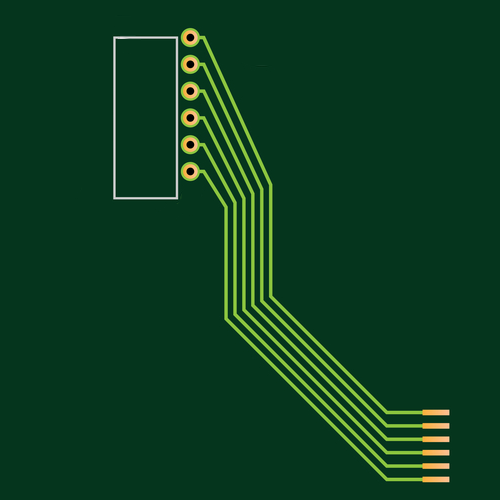
#> input picture assets/Example_images/Board_images/Board8.png, 500 x 500 px; the run also reads 1 picture not shown here
$ python detectingPoints.py
#> lines starting #> are read from the running program, lines starting #| are printed output that depends on the picture; after the words box and inside, x2 and y2 are one past the last pixel; in counts of white or black regions, pixels touching at a corner belong together
### PcbFunctions.py
"""
This file holds various functions to process data.
"""

import math
import numpy as np
import cv2
import sys
import io
from skidl import search,show
import os
import re
import logging
from point import *


# images of points, used for image matching
RectPointRight_img = cv2.imread(
    'assets/Example_images/Board_points/rectPoint.png', cv2.IMREAD_COLOR)
CircPoint_img = cv2.imread(
    'assets/Example_images/Board_points/CircPoint.png', cv2.IMREAD_COLOR)

pointImages = [RectPointRight_img, CircPoint_img]


# from: https://stackoverflow.com/questions/59345532/error-log-count-and-error-log-messages-as-list-from-logger
class CustomStreamHandler(logging.StreamHandler):
    # [11 lines left out: functions __init__, emit, not called in this run]

def get_ordered_list(points, x, y):
   points.sort(key = lambda p: (p.x - x)**2 + (p.y - y)**2)
   return points

# Points File functions
# [120 lines left out: functions GetPointsFromFile, formatize_EBP_string, GetContours, GetDominotColor, PutOnTopBigBlack, not called in this run]

def DetectPointsV2(image, Debugging_Enabled = False, AlwaysUseTM = False, logger = None):
    '''
    ## version 2 of DetectingCircles.\n
    This function takes an image and returns a numpy 3-diminisonal array contining all points.
    the array would look like this:\n
    [[x1,y1],\n
    [x2,y2],\n
    [x3.y3]]\n
    Got from => https://stackoverflow.com/questions/60637120/detect-circles-in-opencv second answer.
    @image an image that the algorithm should find the points in

    '''
    copy = image.copy()

    gray = cv2.cvtColor(image, cv2.COLOR_BGR2GRAY)
    blur = cv2.medianBlur(gray, 11)
    # This also captures the rectangles points
    thresh = cv2.threshold(
        blur, 0, 255, cv2.THRESH_BINARY + cv2.THRESH_OTSU)[1]
    if Debugging_Enabled:
        cv2.imshow('blur', blur)
        cv2.imshow('thresh', thresh)

    # if this variable is too low, try to use other methods to detect points
    Num_Points_Found = 0
    BoardPointsArray = []
    # finding rectangles
    cnts = cv2.findContours(thresh, cv2.RETR_EXTERNAL,
                            cv2.CHAIN_APPROX_SIMPLE)
    cnts = cnts[0] if len(cnts) == 2 else cnts[1]
    for c in cnts:
        peri = cv2.arcLength(c, True)
        approx = cv2.approxPolyDP(c, 0.04 * peri, True)
        area = cv2.contourArea(c)
        if Debugging_Enabled:
            print("Approx: ", len(approx))
            print(area)
        if len(approx) == 4 and area > 50 and area < 200:
            (x, y, w, h) = cv2.boundingRect(approx)
            #ar = w / float(h)
            #cv2.drawContours(image, [c], -1, (0, 255, 0), 2)
            cv2.rectangle(copy, (x, y), (x+w, y+h), (0, 255, 0), 2)
            BoardPointsArray.append(point(int(x + (w/2)), int(y + (h/2))))
            Num_Points_Found += 1

    #cv2.imshow('RectanglesDetectedByV2', copy)

    # finding circles

    # Morph open
    kernel = cv2.getStructuringElement(cv2.MORPH_ELLIPSE, (5, 5))
    opening = cv2.morphologyEx(thresh, cv2.MORPH_OPEN, kernel, iterations=3)
    #cv2.imshow('opening', opening)

    # Find contours and filter using contour area and aspect ratio
    cnts = cv2.findContours(opening, cv2.RETR_EXTERNAL,
                            cv2.CHAIN_APPROX_SIMPLE)

    cnts = cnts[0] if len(cnts) == 2 else cnts[1]
    for c in cnts:
        peri = cv2.arcLength(c, True)
        approx = cv2.approxPolyDP(c, 0.04 * peri, True)
        area = cv2.contourArea(c)
        if Debugging_Enabled:
            print("Approx: ", len(approx))
            print(area)
        if len(approx) > 5 and area > 100 and area < 500000:
            ((x, y), r) = cv2.minEnclosingCircle(c)
            cv2.circle(copy, (int(x), int(y)), int(r), (36, 255, 12), 2)
            BoardPointsArray.append(point(int(x), int(y)))
            Num_Points_Found += 1

    if Debugging_Enabled:
        cv2.imshow('Rec&Circs DetectedByV2 contours', copy)
        print("Num_Points_Found before image matching: ", Num_Points_Found)
        print(BoardPointsArray)

    # if we found only one point or less, try to find others using image matching
    # OR if flag AlwaysUseTM is True, useful for making sure we got everything
    if Num_Points_Found < 2 or AlwaysUseTM:
        if not AlwaysUseTM: print("[ii] on this run, I found less than two points -> trying to find others using image matching!")

        # Because were using image matching, we need to try each of our images of how the pcb points looks like
        # Template_matching returns x,y,w,h of the image of the point inside the contour
        # It also returns an image with the found point removed so we could try to find other points
        for pointImage in pointImages:

            foundMatch = Template_matching(image, pointImage, 0.81, Debugging_Enabled, BoardPointsArray)

            while foundMatch is not None:

                # -1,-1,-1,-1 code for duplicate, still need to remove it and retry
                if foundMatch[0:4] == [-1,-1,-1,-1]:
                    ReturnedImage = foundMatch[4]
                    foundMatch = Template_matching(ReturnedImage, pointImage, 0.81, Debugging_Enabled, BoardPointsArray)
                    continue

                ReturnedImage = foundMatch[4]
                foundMatch = foundMatch[:4]

                if Debugging_Enabled:
                    print("found a point at: x1,y1: {},{}; x2,y2: {},{}".format(
                    foundMatch[0], foundMatch[1], foundMatch[0] + foundMatch[2], foundMatch[1]+foundMatch[3]))
                    cv2.imshow("ReturnedImage", ReturnedImage)
                    cv2.waitKey(0)

                cv2.rectangle(copy, (foundMatch[0], foundMatch[1]), (foundMatch[0] +
                                                        foundMatch[2], foundMatch[1]+foundMatch[3]), (0, 0, 255), 2)

                # entering the middle point of the foundMatch - for best accuarcy
                # [ [ w / 2 + x, h / 2 + y ] ]
                BoardPointsArray.append(point(foundMatch[0] + (foundMatch[2]/2), foundMatch[1] + (foundMatch[3]/2)) )
                Num_Points_Found += 1

                #elif Debugging_Enabled: print("NOTE: Image matching returned None.")

                foundMatch = Template_matching(ReturnedImage, pointImage, 0.81, Debugging_Enabled, BoardPointsArray)


        if Num_Points_Found < 2 and logger:
            logger.warning("[WW] Image matching Cannot find all points.")


    if Debugging_Enabled: print("Num_Points_Found after image matching: ", Num_Points_Found)
    #cv2.imshow('thresh', thresh)
    #cv2.imshow('opening', opening)
    #cv2.imshow('CirclesDetectedByV2', image)
    return BoardPointsArray, copy


# [118 lines left out: functions Template_matching, calculateDistance, not called in this run]

"""
def sortPointsByDistToRefPoint(refPoint, Points):

    This function sorts an array of points based on their distance to a reference point.

    return np.array(sorted(Points,key=lambda point:calculateDistance(refPoint[0],refPoint[1],*point)))
"""

# [21 lines left out: functions sortPointsByDistToRefPoint2, isThosePointsTheSame, not called in this run]


# IC info string functions

def GetEstimatedPins(IC_image):
    """Return how many pins are there in an IC image, using standard silver color of pins"""
    pass

# [316 lines left out: functions GetAmountOfPins, ICimageToSkidl, FilterResults, Feature_matching2, match_images, filter_matches and 4 more, not called in this run]

### point.py

import math

class point:
    x = 0
    y = 0

    ConnectedToChip = None
    ConnectedToPCB = None

    ConnectedToPoints = []

    # holds the pin information from skidl search function
    pinInfo = None

    def __init__(self, x: float = None, y: float = None, ConnectedToPoints = None, ConnectedToChip = None, ConnectedToPCB = None, pinInfo: str = None):
        if x: self.x = x
        else: self.x = 0

        if y: self.y = y
        else: self.y = 0

        # TODO: have some kind of check to make sure the point is actually close to the IC
        if ConnectedToChip: self.ConnectedToChip = ConnectedToChip
        if ConnectedToPoints: self.ConnectedToPoints = ConnectedToPoints
        # IF I DONT DO THIS it has "shared memory" with other points!
        else: self.ConnectedToPoints = []

        if ConnectedToPCB: self.ConnectedToPCB = ConnectedToPCB

        if pinInfo: self.pinInfo = pinInfo

    # [5 lines left out: function ConnectToPoints, not called in this run]


    def CalculateDistanceToOtherPoint(self, otherPoint):
        return math.sqrt( (self.x - otherPoint.x) ** 2 + (self.y - otherPoint.y) ** 2)

    # [14 lines left out: functions isEqual, IsCloseToOtherPoint, not called in this run]

    def printInfo(self, verbose: int = 0) -> str:
        if verbose > -1:
            return f"[{self.x}, {self.y}]"

### detectingPoints.py
"""
Please run THIS program first!

This program is responsible for detecting EBP (entire board points) and writing that data into a file
as well as showing an x and y coordinates for a clicked pixel.
"""

import numpy as np
import cv2
import sys
import os
from PcbFunctions import *

print("~~~---STARTING - Detecting Points---~~~")


# Mouse click handler TODO: move to pcb or OpenCV functions
def click_event(event, x, y, flags, params):
    # checking for left mouse clicks
    if event == cv2.EVENT_LBUTTONDOWN:

        # displaying the coordinates
        # on the Shell

        colorsB = img[y, x, 0]
        colorsG = img[y, x, 1]
        colorsR = img[y, x, 2]
        colors = img[y, x]

        print("Coordinates: X: ", x, "Y: ", y, "[ B: ",
              colorsB, "G: ", colorsG, "R: ", colorsR, " ]")
        # print("BRG Format: ", colors)
        # print("B: ", colorsB, "G: ", colorsG, "R: ", colorsR)

        # displaying the coordinates
        # on the image window
        font = cv2.FONT_HERSHEY_SIMPLEX
        cv2.putText(img, str(x) + ',' +
                    str(y), (x, y), font,
                    0.7, (255, 255, 255), 1, cv2.LINE_AA)

        cv2.circle(img, (x, y), 2, (0, 0, 0), -1)

        cv2.imshow('original image', img)

###########
# Golbal Variables
###########

# variable that stores the entire board x,y coordinates
EntireBoardPoints = np.array([[1, 2], [3, 4]])
# clearing the array for inputs
EntireBoardPoints = np.delete(EntireBoardPoints, [0, 1], axis=0)

# SET BEFORE USE!
ImageName = "Board8.png"
write_to_file = True
Debugging_Enable = False

# Write all the points to a file for further analysis by ConnectionFinding.py
if(write_to_file):
    try:
        POINTS_FILE = open(
            "output/Files/PointsFileFor_{}.txt".format(ImageName), "w")
        POINTS_FILE.write("EntireBoardPoints program:\n")
    except OSError as e:
        sys.exit("Could not open directory to output the Points file to. error: ", e)


img = cv2.imread('assets/Example_images/Board_images/{}'.format(ImageName), cv2.IMREAD_COLOR)
#> img is the input picture: shape (500, 500, 3); mean B, G, R 31.5, 60.2, 12.8
if img is None:
    sys.exit("Could not read the image.")

"""
print('Original Dimensions : ',img.shape)

scale_percent = 220 # percent of original size
width = int(img.shape[1] * scale_percent / 100)
height = int(img.shape[0] * scale_percent / 100)
dim = (width, height)

# resize image
img = cv2.resize(img, dim, interpolation = cv2.INTER_AREA)

print('Resized Dimensions : ',img.shape)

cv2.imshow("Resized image", img)
cv2.waitKey(0)

"""

hsv = cv2.cvtColor(img, cv2.COLOR_BGR2HSV)
#> hsv: shape (500, 500, 3); mean H, S, V 73.3, 226.3, 60.5
gray = cv2.cvtColor(img, cv2.COLOR_BGR2GRAY)
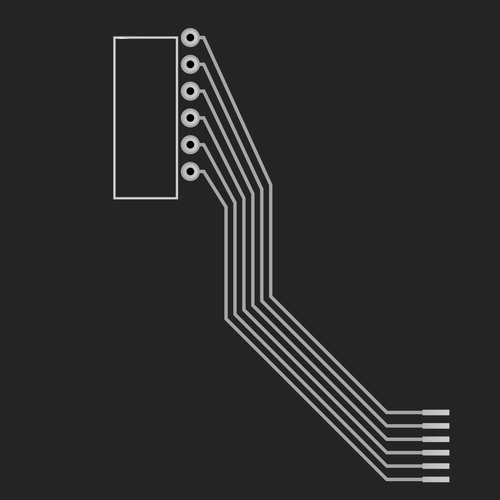
#> gray: shape (500, 500); min 0, max 227, mean 42.8
rows = gray.shape[0]  # 93.625
#> rows = 500
original_img = img.copy()

# detecting circles V2
EntireBoardPoints, img = DetectPointsV2(img, Debugging_Enable)
#> in DetectPointsV2, `blur = cv2.medianBlur(gray, 11)`:
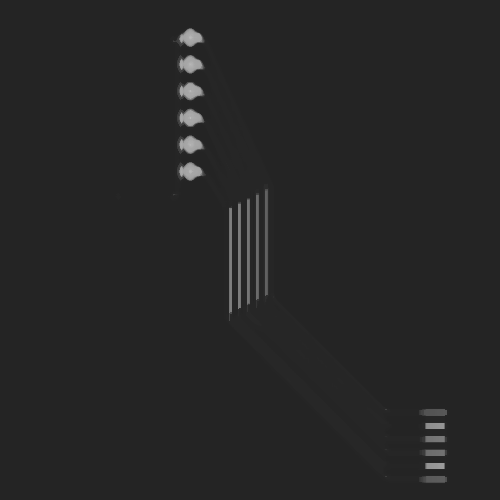
#> blur: shape (500, 500); min 36, max 186, mean 37.8
#> in DetectPointsV2, `thresh = cv2.threshold( blur, 0, 255, cv2.THRESH_BINARY + cv2.THRESH_O..`:
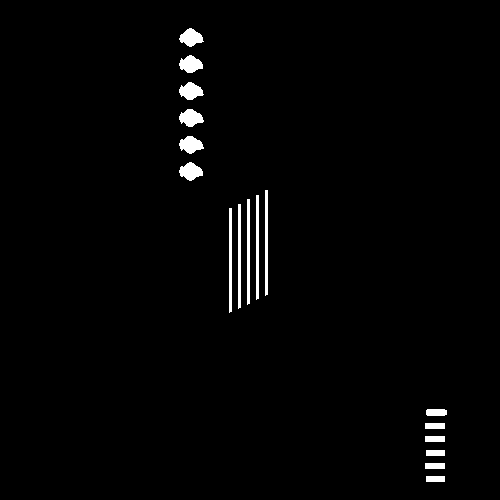
#> thresh: shape (500, 500); 1.6% white; 17 white regions
#> in DetectPointsV2, `cnts = cv2.findContours(thresh, cv2.RETR_EXTERNAL, cv2.CHAIN_APPROX_SI..`: cnts = 17 contours; largest, box (x1, y1, x2, y2) and area: (179, 109, 204, 127) 269, (179, 162, 203, 181) 266, (179, 136, 204, 154) 264, (179, 82, 204, 100) 264, (179, 28, 204, 47) 264
#> the loop in DetectPointsV2, `for c in cnts:` made 17 passes
#> (peri, approx, area, x, y, w, h) on passes 1 to 6: (46, [[426, 476], [426, 481], [444, 481], [444, 476]], 90, 426, 476, 19, 6), (48, [[425, 463], [425, 468], [444, 468], [444, 463]], 95, 425, 463, 20, 6), (46, [[426, 450], [426, 455], [444, 455], [444, 450]], 90, 426, 450, 19, 6), (48, [[425, 436], [425, 441], [444, 441], [444, 436]], 95, 425, 436, 20, 6), (48, [[425, 423], [425, 428], [444, 428], [444, 423]], 95, 425, 423, 20, 6), (49.66, [[426, 410], [427, 415], [446, 414], [444, 409]], 116, 426, 409, 21, 7)
#> (peri, approx, area) on passes 7, 8, 9, 10, 11, 15: (211.4, [[231, 208], [229, 312]], 206.5), (211.4, [[240, 204], [238, 308]], 206.5), (213.4, [[249, 199], [247, 304]], 208.5), (211.4, [[258, 195], [256, 299]], 206.5), (213.4, [[267, 190], [265, 295]], 208.5), (71.01, [[179, 89], [187, 99], [203, 94], [191, 82]], 264.5)
#> after the loop in DetectPointsV2, `for c in cnts:`:
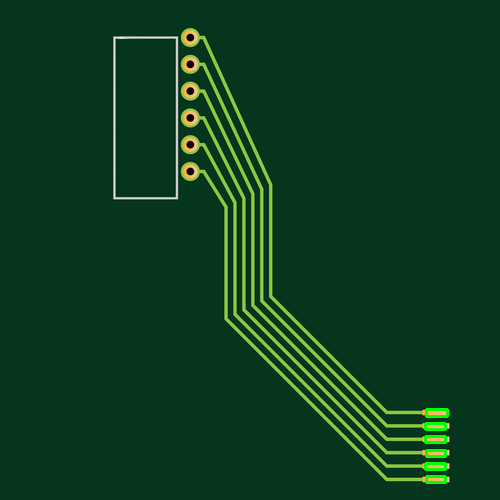
#> copy: shape (500, 500, 3); 0.36% of pixels changed, all inside (x1, y1, x2, y2) = (424, 408, 449, 484)
#> after the loop in DetectPointsV2, `for c in cnts:`: BoardPointsArray = 6 items; Num_Points_Found = 6
#> in DetectPointsV2, `kernel = cv2.getStructuringElement(cv2.MORPH_ELLIPSE, (5, 5))`: kernel = [[0, 0, 1, 0, 0], [1, 1, 1, 1, 1], [1, 1, 1, 1, 1], [1, 1, 1, 1, 1], [0, 0, 1, 0, 0]]
#> in DetectPointsV2, `opening = cv2.morphologyEx(thresh, cv2.MORPH_OPEN, kernel, iterations=3)`:
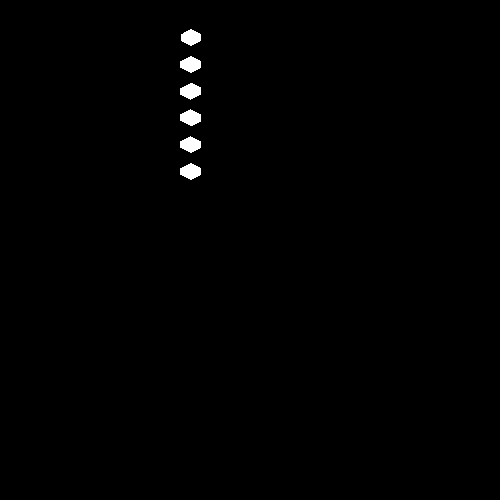
#> opening: shape (500, 500); 0.59% white; 6 white regions
#> in DetectPointsV2, `cnts = cv2.findContours(opening, cv2.RETR_EXTERNAL, cv2.CHAIN_APPROX_S..`: cnts = 6 contours; box (x1, y1, x2, y2) and area: (180, 163, 201, 180) 220, (180, 56, 201, 73) 220, (180, 109, 201, 126) 220, (180, 83, 201, 100) 220, (180, 136, 201, 153) 215, (181, 29, 201, 46) 213
#> the loop in DetectPointsV2, `for c in cnts:` made 6 passes
#> (peri, area, x, y, r) on passes 1 to 6: (60.28, 220, 190, 171, 10.44), (60.28, 215, 190, 144, 10.44), (60.87, 219.5, 190, 117.5, 10.59), (60.87, 219.5, 190, 90.5, 10.59), (60.28, 220, 190, 64, 10.44), (58.28, 213, 190.5, 37, 9.96)
#> after the loop in DetectPointsV2, `for c in cnts:`:
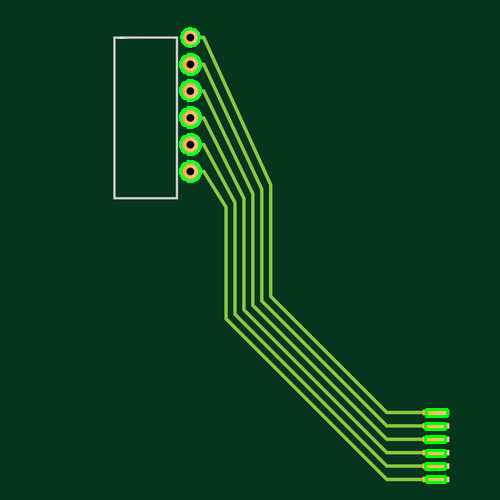
#> copy: shape (500, 500, 3); 0.46% of pixels changed, all inside (x1, y1, x2, y2) = (179, 27, 202, 183)
#> after the loop in DetectPointsV2, `for c in cnts:`: BoardPointsArray = 12 items; Num_Points_Found = 12
#> EntireBoardPoints = 12 items

print("EntireBoardPoints:")
[print(f"({BoardPoint.x}, {BoardPoint.y})") for BoardPoint in EntireBoardPoints]
#| (435, 479)
#| (435, 466)
#| (435, 453)
#| (435, 439)
#| (435, 426)
#| (436, 412)
#| (190, 171)
#| (190, 144)
#| (190, 117)
#| (190, 90)
#| (190, 64)
#| (190, 37)
cv2.imshow('original image', img)

# write to a file all the points x,y
if(write_to_file):
    for PCBpoint in EntireBoardPoints:
        POINTS_FILE.write(f"\nPoint: [{PCBpoint.x},{PCBpoint.y}]")
#> this loop made 12 passes

    POINTS_FILE.close()

# handling clicked on a pixel in the image to show the x and y cords
cv2.setMouseCallback('original image', click_event)

# input handler
input = cv2.waitKey(0)
#> (key Esc is pressed here)

while(input != 27 and input != -1):  # input != esc
    print(input)

    if(input == 114):  # input == R; ==> Reset Pic
        img = original_img.copy()
        cv2.imshow("board image", img)

    input = cv2.waitKey(0)  # waits for any input


cv2.destroyAllWindows()

print("~~~---FINISH---~~~")
